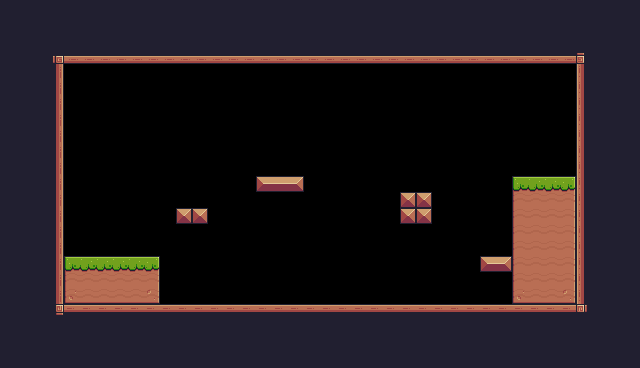

This game map was drawn from its Tiled (.tmx) file and the tilesets committed beside it. A one-line description and the full map source follow:
An orthogonal 40x23 tile map with 16x16 px tiles, 1 tile layer (Background) and 20 objects (4x Fruit, 2x Saw, Player, Checkpoint, Taxi).

<map version="1.10" tiledversion="1.10.2" orientation="orthogonal" renderorder="right-down" width="40" height="23" tilewidth="16" tileheight="16" infinite="0" nextlayerid="5" nextobjectid="36">
 <tileset firstgid="1" source="Pixel Adventure.tsx" />
 <layer id="1" name="Background" width="40" height="23">
  <properties>
   <property name="BackgroundColor" value="Pink" />
  </properties>
  <data encoding="csv">
24,24,24,24,24,24,24,24,24,24,24,24,24,24,24,24,24,24,24,24,24,24,24,24,24,24,24,24,24,24,24,24,24,24,24,24,24,24,24,24,
24,24,24,24,24,24,24,24,24,24,24,24,24,24,24,24,24,24,24,24,24,24,24,24,24,24,24,24,24,24,24,24,24,24,24,24,24,24,24,24,
24,24,24,24,24,24,24,24,24,24,24,24,24,24,24,24,24,24,24,24,24,24,24,24,24,24,24,24,24,24,24,24,24,24,24,24,24,24,24,24,
24,24,24,92,134,134,134,134,134,134,134,134,134,134,134,134,134,134,134,134,134,134,134,134,134,134,134,134,134,134,134,134,134,134,134,134,93,24,24,24,
24,24,24,113,0,0,0,0,0,0,0,0,0,0,0,0,0,0,0,0,0,0,0,0,0,0,0,0,0,0,0,0,0,0,0,0,111,24,24,24,
24,24,24,113,0,0,0,0,0,0,0,0,0,0,0,0,0,0,0,0,0,0,0,0,0,0,0,0,0,0,0,0,0,0,0,0,111,24,24,24,
24,24,24,113,0,0,0,0,0,0,0,0,0,0,0,0,0,0,0,0,0,0,0,0,0,0,0,0,0,0,0,0,0,0,0,0,111,24,24,24,
24,24,24,113,0,0,0,0,0,0,0,0,0,0,0,0,0,0,0,0,0,0,0,0,0,0,0,0,0,0,0,0,0,0,0,0,111,24,24,24,
24,24,24,113,0,0,0,0,0,0,0,0,0,0,0,0,0,0,0,0,0,0,0,0,0,0,0,0,0,0,0,0,0,0,0,0,111,24,24,24,
24,24,24,113,0,0,0,0,0,0,0,0,0,0,0,0,0,0,0,0,0,0,0,0,0,0,0,0,0,0,0,0,0,0,0,0,111,24,24,24,
24,24,112,113,0,0,0,0,0,0,0,0,0,0,0,0,0,0,0,0,0,0,0,0,0,0,0,0,0,0,0,0,0,0,0,0,111,24,24,24,
24,24,112,113,0,0,0,0,0,0,0,0,0,0,0,0,13,14,15,0,0,0,0,0,0,0,0,0,0,0,0,0,7,8,8,9,111,24,24,24,
24,24,112,113,0,0,0,0,0,0,0,0,0,0,0,0,0,0,0,0,0,0,0,0,0,35,35,0,0,0,0,0,29,30,30,31,111,24,24,24,
24,24,112,113,0,0,0,0,0,0,0,35,35,0,0,0,0,0,0,0,0,0,0,0,0,35,35,0,0,0,0,0,29,30,30,31,111,24,24,24,
24,24,112,113,0,0,0,0,0,0,0,0,0,0,0,0,0,0,0,0,0,0,0,0,0,0,0,0,0,0,0,0,29,30,30,31,111,24,24,24,
24,24,24,113,0,0,0,0,0,0,0,0,0,0,0,0,0,0,0,0,0,0,0,0,0,0,0,0,0,0,0,0,29,30,30,31,111,24,24,24,
24,24,24,113,7,8,8,8,8,9,0,0,0,0,0,0,0,0,0,0,0,0,0,0,0,0,0,0,0,0,13,15,29,30,30,31,111,24,24,24,
24,24,24,113,29,30,30,30,30,31,0,0,0,0,0,0,0,0,0,0,0,0,0,0,0,0,0,0,0,0,0,0,29,30,30,31,111,24,24,24,
24,24,24,113,51,52,52,52,52,53,0,0,0,0,0,0,0,0,0,0,0,0,0,0,0,0,0,0,0,0,0,0,51,52,52,53,111,24,24,24,
24,24,24,114,90,90,90,90,90,90,90,90,90,90,90,90,90,90,90,90,90,90,90,90,90,90,90,90,90,90,90,90,90,90,90,90,115,24,24,24,
24,24,24,24,24,24,24,24,24,24,24,24,24,24,24,24,24,24,24,24,24,24,24,24,24,24,24,24,24,24,24,24,24,24,24,24,24,24,24,24,
24,24,24,24,24,24,24,24,24,24,24,24,24,24,24,24,24,24,24,24,24,24,24,24,24,24,24,24,24,24,24,24,24,24,24,24,24,24,24,24,
24,24,24,24,24,24,24,24,24,24,24,24,24,24,24,24,24,24,24,24,24,24,24,24,24,24,24,24,24,24,24,24,24,24,24,24,24,24,24,24
</data>
 </layer>
 <objectgroup id="2" name="Spawnpoints">
  <object id="1" name="Player" type="Player" x="123.747" y="219.116" width="32" height="32" />
  <object id="9" type="Checkpoint" x="511.774" y="111.955" width="64" height="64" />
  <object id="17" type="Saw" x="176.052" y="109.896" width="32" height="32">
   <properties>
    <property name="isVertical" type="bool" value="true" />
    <property name="offNeg" type="float" value="2" />
    <property name="offPos" type="float" value="2" />
   </properties>
  </object>
  <object id="19" name="Beer" type="Fruit" x="399.681" y="156.853" width="32" height="32" />
  <object id="20" name="Pineapple" type="Fruit" x="175.722" y="174.322" width="32" height="32" />
  <object id="21" name="mobile" type="Fruit" x="478.349" y="221.213" width="32" height="32" />
  <object id="22" name="Beer" type="Fruit" x="264.333" y="140.276" width="32" height="32" />
  <object id="23" name="Taxi" type="Taxi" x="257" y="271" width="64" height="32">
   <properties>
    <property name="offNeg" type="float" value="5" />
    <property name="offPos" type="float" value="6" />
   </properties>
  </object>
  <object id="24" type="Saw" x="324" y="150" width="32" height="32">
   <properties>
    <property name="isVertical" type="bool" value="true" />
    <property name="offNeg" type="float" value="3" />
    <property name="offPos" type="float" value="3" />
   </properties>
  </object>
 </objectgroup>
 <objectgroup id="3" name="Collisions">
  <object id="10" x="64.9956" y="304.344" width="518.933" height="9.28508" />
  <object id="11" x="54.6788" y="57.7738" width="10.3168" height="254.824" />
  <object id="12" x="578.77" y="54.6788" width="7.22173" height="261.014" />
  <object id="13" x="53.6471" y="53.6471" width="532.345" height="9.28508" />
  <object id="15" x="-171.258" y="11.3484" />
  <object id="25" x="514" y="177" width="63" height="127" />
  <object id="26" x="480" y="257" width="30" height="14" />
  <object id="30" x="65" y="256" width="97.5" height="49" />
  <object id="32" x="255" y="175" width="48" height="16.5" />
  <object id="33" x="176" y="208" width="31" height="15" />
  <object id="35" x="400.5" y="191.5" width="30" height="32" />
 </objectgroup>
</map>
